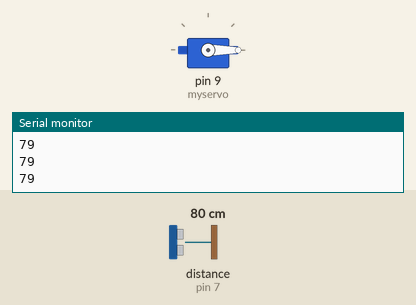
This sketch was run on a simulated Arduino Uno, built with avr-gcc and run on an emulated ATmega328P. Shown: servo, the last lines printed to the serial monitor. Wiring (inferred from the names in the program): ultrasonic range finder: trigger pin 6; echo pin 7. The inputs (shaded band) are chosen by the test bench; at power-on: distance to the obstacle (sensor on pin 7) 80 cm. The echo pulse lasts 58.3 µs per cm.

Above: at 1.2 s.
1.3 s: distance to the obstacle (sensor on pin 7) set to 12 cm
2.8 s: distance to the obstacle (sensor on pin 7) set to 9 cm
At 3.4 s:
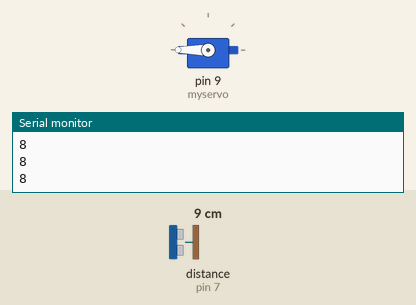
4.3 s: distance to the obstacle (sensor on pin 7) set to 18 cm
At 4.6 s:
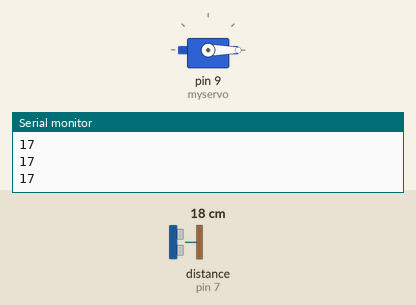
5.8 s: distance to the obstacle (sensor on pin 7) set to 2 cm
At 7.1 s:
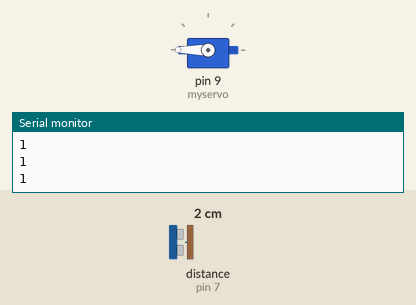
Timing chart, 0 to 8.3 s (numbered marks = the images above; inputs shaded):
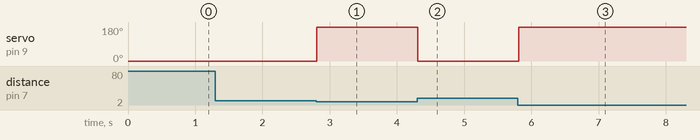

Measured:
- the behaviour switches between 11 and 10 cm on distance to the obstacle (sensor on pin 7) (found by bisection; images 0 and 1)
- after the input at 2.8 s, servo on pin 9 (myservo): 0° → 180° at once
- after the input at 4.3 s, servo on pin 9 (myservo): 180° → 0° at once
- after the input at 5.8 s, servo on pin 9 (myservo): 0° → 180° at once

The sketch:

Code.ino
```cpp
#define pinecho1 7
#define pintriger1 6
#include <Servo.h>

Servo myservo;

float read_srf(int pintriger, int pinecho) {
  long durasi;
  float jarak;
  digitalWrite(pintriger, LOW);
  delayMicroseconds(2);
  digitalWrite(pintriger, HIGH);
  delayMicroseconds(10);
  digitalWrite(pintriger, LOW);
  delayMicroseconds(2);

  durasi = pulseIn(pinecho, HIGH);
  jarak = durasi / 58.2;

  return jarak;
}
void setup() {
  // put your setup code here, to run once:
  Serial.begin(9600);
  pinMode (pintriger1, OUTPUT);
  pinMode (pinecho1, INPUT);
  myservo.attach(9);
  myservo.write(0);
}

void loop() {
  // put your main code here, to run repeatedly:
  int jarak = read_srf(pintriger1, pinecho1);
  if (jarak < 10) {
    myservo.write(180);
  }
  else {
    myservo.write(0);
  }
  Serial.println(jarak);
  delay(15);
}
```
